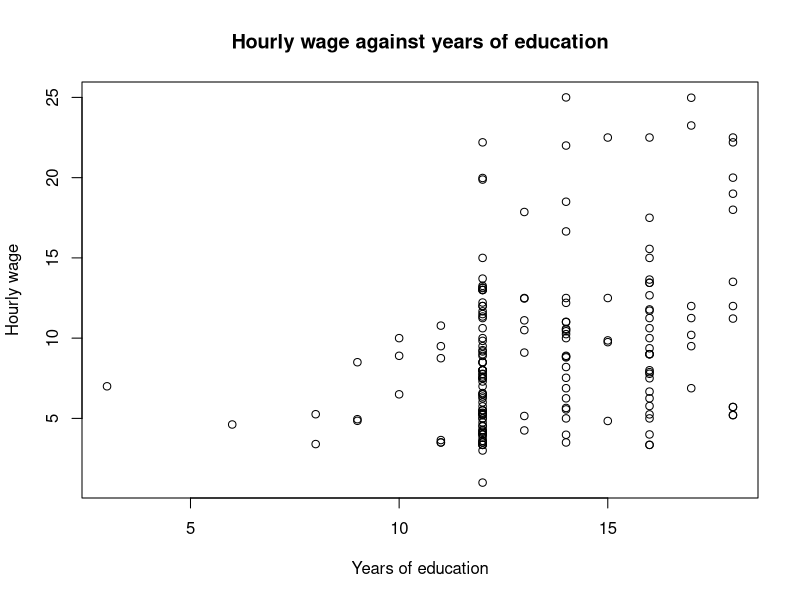
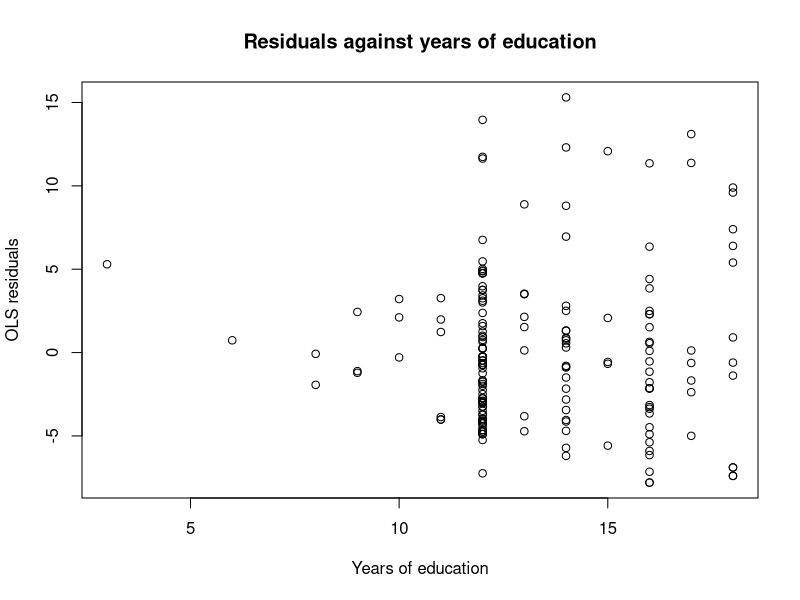
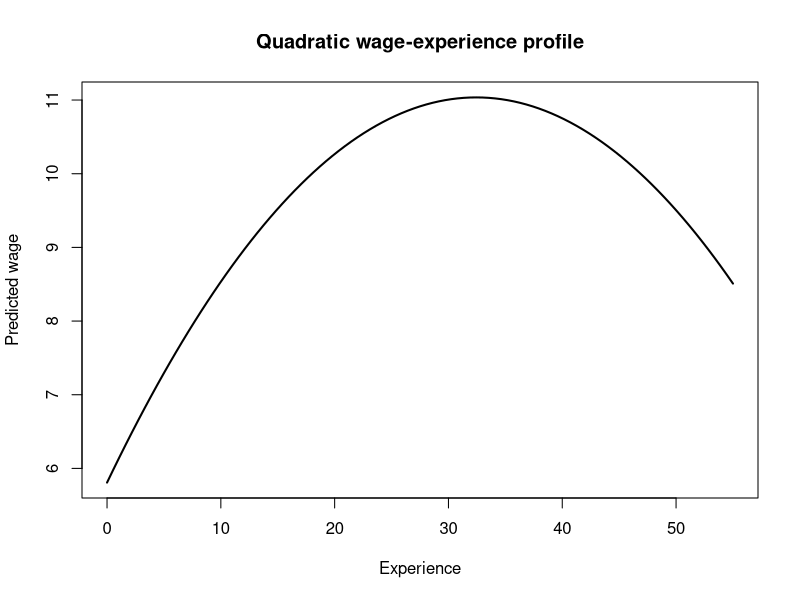

The R source for these figures, in order:
## ---- chunk 1
library(readxl)
library(sandwich)
library(lmtest)

CPS1985 <- read_excel("CPS1985.xlsx")
## ---- chunk 2
plot(CPS1985$education, CPS1985$wage,
     xlab = "Years of education",
     ylab = "Hourly wage",
     main = "Hourly wage against years of education")
## ---- chunk 3
model <- lm(wage ~ education, data = CPS1985)
summary(model)

beta1 <- cov(CPS1985$education, CPS1985$wage) / var(CPS1985$education)

cat("Slope calculated from cov()/var():", beta1, "\n")
cat("Slope estimated by lm():", coef(model)["education"], "\n")
## ---- chunk 4
fit_stats <- c(R_squared = summary(model)$r.squared, SER = summary(model)$sigma, SD_wage = sd(CPS1985$wage))
round(fit_stats, 4)
## ---- chunk 5
new_educ <- data.frame(education = c(12, 20, 30))

predicted_wages <- round(predict(model, newdata = new_educ), 2)
names(predicted_wages) <- c("12 years", "20 years", "30 years")

predicted_wages

education_range <- c(Minimum = min(CPS1985$education), Maximum = max(CPS1985$education))
education_range
## ---- chunk 6
summary(CPS1985$wage)
summary(CPS1985$education)
## ---- chunk 7
residuals_model <- residuals(model)

plot(CPS1985$education, residuals_model,
     xlab = "Years of education",
     ylab = "OLS residuals",
     main = "Residuals against years of education")
## ---- chunk 8
beta1 <- unname(coef(model)["education"])
se_beta1 <- sqrt(vcovHC(model, type = "HC1")["education", "education"])
df <- model$df.residual
t_critical <- qt(0.975, df)
lower <- beta1 - t_critical * se_beta1
upper <- beta1 + t_critical * se_beta1
c(lower, upper)

# robust (HC1) t-test
coeftest(model, vcov = vcovHC(model, type = "HC1"))

# default lm() output for comparison
confint(model)["education", ]
## ---- chunk 9
coef(model)["education"]
## ---- chunk 10
model_exp <- lm(wage ~ education + experience, data = CPS1985)

coeftest(model_exp, vcov = vcovHC(model_exp, type = "HC1"))

education_comparison <- c("Simple linear regression" = unname(coef(model)["education"]), "Multiple linear regression" = unname(coef(model_exp)["education"]))
round(education_comparison, 4)

change_education <- unname(coef(model_exp)["education"] - coef(model)["education"])
cat("Change in education coefficient:", round(change_education, 4))

## ---- chunk 11
fit_stats <- rbind("Simple linear regression" = c(R_squared = summary(model)$r.squared, Adjusted_R_squared = summary(model)$adj.r.squared, SER = summary(model)$sigma), "Multiple linear regression" = c(R_squared = summary(model_exp)$r.squared, Adjusted_R_squared = summary(model_exp)$adj.r.squared, SER = summary(model_exp)$sigma))

round(fit_stats, 4)
## ---- chunk 12
CPS1985$female_yes <- ifelse(CPS1985$female == "yes", 1, 0)
CPS1985$female_no  <- ifelse(CPS1985$female == "no", 1, 0)

table(CPS1985$female, CPS1985$female_yes)

# every person is in exactly one of the two categories
all(CPS1985$female_yes + CPS1985$female_no == 1)

model_both <- lm(wage ~ education + experience + female_yes + female_no, data = CPS1985)
summary(model_both)
## ---- chunk 13
model_fem <- lm(wage ~ education + experience + female_yes, data = CPS1985)
coeftest(model_fem, vcov = vcovHC(model_fem, type = "HC1"))

# check: letting R create the dummy itself gives exactly the same estimates
model_fem_factor <- lm(wage ~ education + experience + female, data = CPS1985)
coef(model_fem_factor)

b_fem <- unname(coef(model_fem)["female_yes"])
se_fem <- sqrt(vcovHC(model_fem, type = "HC1")["female_yes", "female_yes"])
b_fem + c(-1, 1) * qt(0.975, df = model_fem$df.residual) * se_fem
## ---- chunk 14
# averages of education and wage by the candidate extra controls
aggregate(cbind(education, wage) ~ region, data = CPS1985, mean)
aggregate(cbind(education, wage) ~ ethnicity, data = CPS1985, mean)
table(CPS1985$ethnicity)
aggregate(cbind(education, wage) ~ union, data = CPS1985, mean)
aggregate(cbind(education, experience, wage) ~ female, data = CPS1985, mean)

# age cannot be added next to education and experience:
# experience = age - education - 6, so this is perfect multicollinearity again
coef(lm(wage ~ education + experience + age, data = CPS1985))

base_model <- lm(wage ~ education + experience + female + union + region + ethnicity,
                 data = CPS1985)
## ---- chunk 15
# R Base model with HC1 robust standard errors
ct_base <- coeftest(base_model, vcov = vcovHC(base_model, type = "HC1"))
ct_base

b_educ <- ct_base["education", "Estimate"]
se_educ <- ct_base["education", "Std. Error"]
t_base <- qt(0.975, df = base_model$df.residual)

# coefficient on education, robust standard error and the 95% confidence interval
report_base <- c(Coefficient = b_educ,
                 Robust_SE   = se_educ,
                 CI_lower    = b_educ - t_base * se_educ,
                 CI_upper    = b_educ + t_base * se_educ)
round(report_base, 4)

# degrees of freedom of the base model
base_model$df.residual

# education coefficient across the different specifications
educ_comparison <- c("Q1: simple regression" = unname(coef(model)["education"]),
                     "Q3(a): + experience" = unname(coef(model_exp)["education"]),
                     "Q3(d): + experience + female" = unname(coef(model_fem)["education"]),
                     "Q4: base model" = b_educ)
round(educ_comparison, 4)

# an alternative model; base model + occupation + sector
alt_model <- lm(wage ~ education + experience + female + union + region + ethnicity +
                  occupation + sector, data = CPS1985)
ct_alt <- coeftest(alt_model, vcov = vcovHC(alt_model, type = "HC1"))
ct_alt

b_alt  <- ct_alt["education", "Estimate"]
se_alt <- ct_alt["education", "Std. Error"]
t_alt  <- qt(0.975, df = alt_model$df.residual)

report_alt <- c(Coefficient = b_alt,
                Robust_SE   = se_alt,
                CI_lower    = b_alt - t_alt * se_alt,
                CI_upper    = b_alt + t_alt * se_alt)
round(report_alt, 4)

# the sensitivity check
round(c(base = b_educ, alternative = b_alt, difference = b_alt - b_educ), 4)
## ---- chunk 16
library(car)

# orderof the coefficients in the base model
names(coef(base_model))

# joint null hypothesis: the coefficients on female and union are both zero (q = 2)
R <- rbind(c(0, 0, 0, 1, 0, 0, 0, 0),
           c(0, 0, 0, 0, 1, 0, 0, 0))
r <- c(0, 0)

# HC1 robust, large-sample Chi-squared test
linearHypothesis(base_model, R, r, test = "Chisq", white.adjust = "hc1")

# the two corresponding individual (HC1 robust) tests from the base model
ct_base[c("femaleyes", "unionyes"), ]

## ---- chunk 17
# the union coefficient in the base model, with HC1 robust standard error
ct_base["unionyes", ]

# robust 95% confidence interval for the union coefficient
b_union  <- ct_base["unionyes", "Estimate"]
se_union <- ct_base["unionyes", "Std. Error"]
b_union + c(-1, 1) * t_base * se_union
## ---- chunk 18
# R code for Question 5(a)

CPS1985$experience_sq <- CPS1985$experience^2

model_quad <- lm(wage ~ education + experience + experience_sq,data = CPS1985)

summary(model_quad)
coeftest(model_quad, vcov = vcovHC(model_quad, type = "HC1"))

# calculate change in hourly wage for change in experience

b <- coef(model_quad)

change_5_6 <-b["experience"] * (6 - 5) +b["experience_sq"] * (6^2 - 5^2)

change_25_26 <-b["experience"] * (26 - 25) + b["experience_sq"] * (26^2 - 25^2)

print(change_5_6)
print(change_25_26)

# turning point (set first derivative of function w.r.t experience =0)
# this gives us b2 + 2*b3*x = 0 <--> x = -b2/(2*b3)

b2 <- coef(model_quad)["experience"]
b3 <- coef(model_quad)["experience_sq"]

turning_point <- -b2 / (2 * b3)

print(turning_point)

range(CPS1985$experience)
sum(CPS1985$experience > turning_point)

## ---- chunk 19
# R code for Question 5(b)

# plot the function with constant education

b0 <- coef(model_quad)["(Intercept)"]
b1 <- coef(model_quad)["education"]
b2 <- coef(model_quad)["experience"]
b3 <- coef(model_quad)["experience_sq"]

mean_edu <- mean(CPS1985$education)

curve( b0 + b1 * mean_edu + b2 * x + b3 * x^2, from = min(CPS1985$experience), to = max(CPS1985$experience),
  xlab = "Experience",
  ylab = "Predicted wage",
  main = "Quadratic wage-experience profile",
  lwd = 2
)

# experience at which the fitted wage (at mean education) becomes zero
c0 <- b0 + b1 * mean_edu
(-b2 - sqrt(b2^2 - 4 * b3 * c0)) / (2 * b3)
## ---- chunk 20
# R code for Question 5(c)

model_log <- lm(
  log(wage) ~ education + experience + experience_sq,
  data = CPS1985
)

summary(model_log)
coeftest(model_log, vcov = vcovHC(model_log, type = "HC1"))

# approximate and exact percentage effect of one extra year of education
b_educ_log <- coef(model_log)["education"]
c(approximate = 100 * b_educ_log, exact = 100 * (exp(b_educ_log) - 1))

# R-squared of the level and the log model
c(level_quadratic = summary(model_quad)$r.squared, log = summary(model_log)$r.squared)
## ---- chunk 21
# R code for Question 5(d)

model_interact <- lm(log(wage) ~ education * female + experience + experience_sq, data = CPS1985)

summary(model_interact)

# test

# individual tests with HC1 robust standard errors
coeftest(model_interact, vcov = vcovHC(model_interact, type = "HC1"))

linearHypothesis(model_interact,c("femaleyes = 0","education:femaleyes = 0"),vcov. = vcovHC(model_interact, type ="HC1"),test="Chisq")

# estimated return to education per group (approximate and exact, in %)
ci <- coef(model_interact)
returns <- c(men = unname(ci["education"]),
             women = unname(ci["education"] + ci["education:femaleyes"]))
round(rbind(approximate = 100 * returns, exact = 100 * (exp(returns) - 1)), 1)

# gender wage gap (in %) at 12, 16 and 18 years of education
gap_log <- ci["femaleyes"] + ci["education:femaleyes"] * c(12, 16, 18)
round(100 * (exp(gap_log) - 1), 1)

range(CPS1985$education[CPS1985$female == "yes"])
